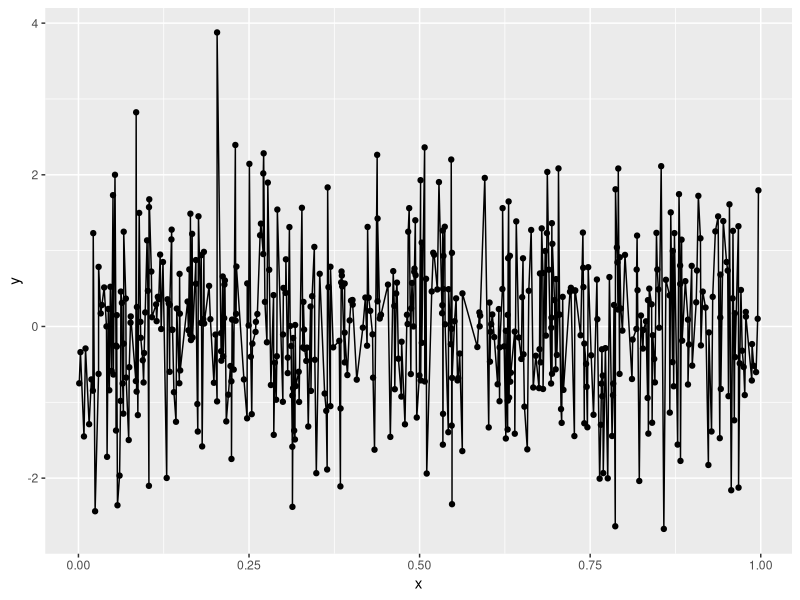

Recreate this plot in R.
###############Script 1 : example##############

library(ggplot2)
x <- data.frame(x=runif(500,0,1),
                y=rnorm(500,0,1))


test_plot <- ggplot(data=x,aes(x=x,y=y))+
  geom_point()+geom_line()
print(test_plot)
